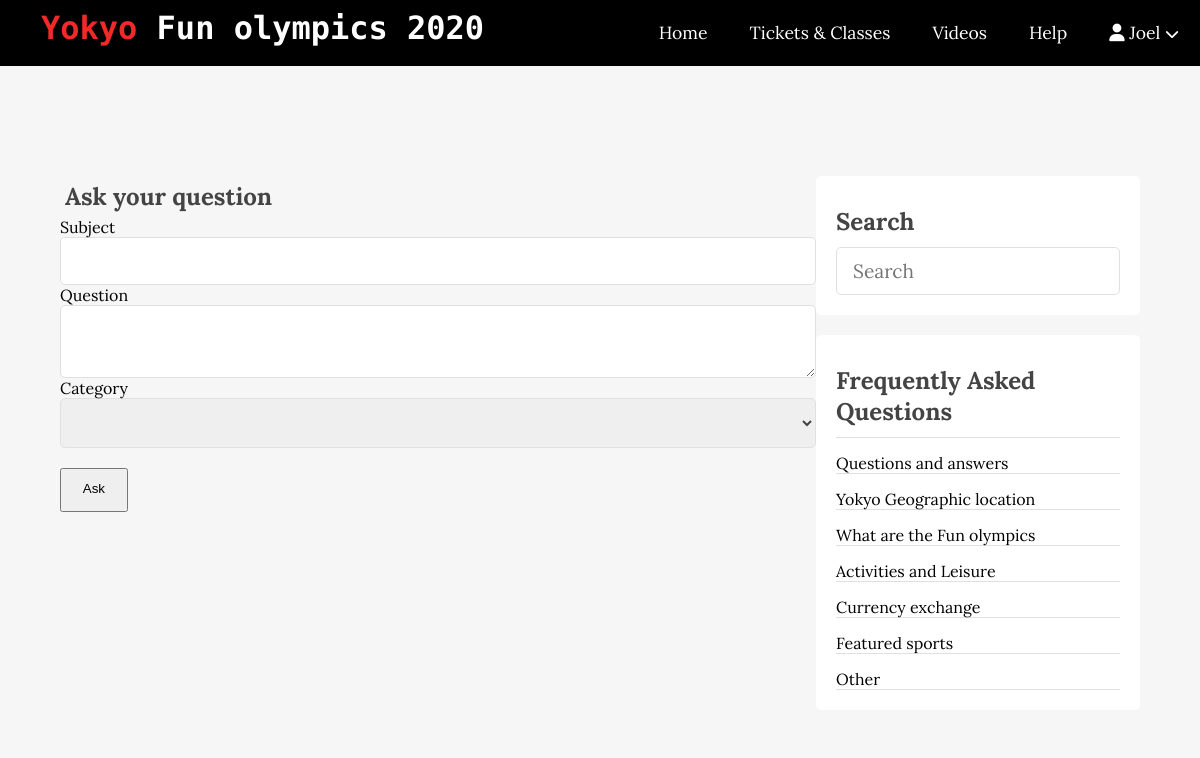
The app's page /asked.php (signed in) with its own data.
### tables this page shows
CREATE TABLE `frequently_asked` (
  `id` int(11) NOT NULL,
  `name` varchar(255) NOT NULL,
  `description` varchar(255) NOT NULL
);

### app/controllers/questions.php (called while the page is built, shortened)
<?php
include(ROOT_PATH . "/app/database/db.php");
$frequents = selectAll('frequently_asked');
$title ="";

### app/database/db.php (called while the page is built, shortened)
<?php
 require('connect.php');
function selectAll($table, $conditions = [])
{
 global $conn;
    $sql = "SELECT * FROM $table ";
    if (empty($conditions)){
    $stmt = $conn -> prepare($sql);
    $stmt->execute();
    $records = $stmt->get_result()->fetch_all(MYSQLI_ASSOC);
   return $records;
    }
}

### asked.php (the view, shortened to what this page needs)
<?php include(ROOT_PATH . "/app/controllers/questions.php");
?>
<!DOCTYPE html>
<html lang="en">
<head>
<link rel="stylesheet" href="assets/css/style.css">
</head>
<body>
<?php include(ROOT_PATH . "/app/includes/header.php"); ?>
    <div class="admin-wrapper">
    <div class="content clearfix">
<div class="main-content">
<div class="admin-content">
    <div class="button-group">
<br><br><br><br>
    </div>
    <div >
        <h2 class="page-title"><b> Ask your question</b></h2>
 <form action="asked.php" method="post">
      <div>
          <label> Subject </label>
          <input type="text" value= "<?php echo $title?>" name="title" class="text-input">
</div>
<div>
<label> Question </label>
<textarea name="body" class="text-input contact-input"><?php echo $body ?></textarea>
</div>
<label> Category </label>
<select name="frequent_id" class="text-input">
<option value=""></option>
<?php foreach ($frequents as $key => $frequent): ?>
<?php if (!empty($frequent_id) && $frequent_id == $frequent['id'] ): ?>
    <option selected value="<?php echo $frequent['id'] ?>"> <?php echo $frequent['name'] ?></option>
<?php else: ?>
    <option value="<?php echo $frequent['id'] ?>"><?php echo $frequent['name'] ?></option>
<?php endif; ?>
 <?php endforeach; ?>
</select>
<br>
<div>
<div>
    <button type="submit" name="add-question" class=" btn-big" >  Ask </button>
</div>
</form>
    </div>
    </div>
</div>
</div>
<div class="sidebar">
    <div class="section search">
        <h2 class="section-title">Search</h2>
        <form action="search.php" method="post">
            <input type="text" name="search-term" class="text-input" placeholder="Search ">
        </form>
    </div>
    <div class="section topics">
        <h2 class="section-title"> Frequently Asked Questions  </h2>
        <ul>
<?php foreach ($frequents as $key => $frequent): ?>
    <li><a href="<?php echo BASE_URL . '/search.php?t_id=' . $frequent['id'] . '&name=' . $frequent['name'] ?>"><?php echo $frequent['name']; ?></a></li>
<?php endforeach; ?>
        </ul>
    </div>
</div>
</div>
</html>

### assets/css/style.css (style rules this page uses)
* { box-sizing: border-box }
body { padding: 0px; margin: 0px; background:#f6f6f6; font-family: 'lora', serif; }
h1, h2, h3, h4, h5, h6 { font-family:'lora', serif; color: #444; margin: 5px; }
a { text-decoration: none; color: inherit; }
.clearfix::after { content:''; display: block; clear: both; }
.btn-big { padding: .7em 1.3rem; line-height: 1.3rem; }
.text-input { padding: .7rem 1rem; display: block; width: 100%; border-radius: 5px; border: 1px solid #e0e0e0; outline: none; color: #444; line-height: 1.5rem; font-size: 1.2em; font-family: 'lora', serif; }
.content { width: 90%; margin: 30px auto 30px; }
.content .main-content { width: 70%; float: left; }
.content .sidebar { width: 30%; float: left; }
.content .sidebar .section { background: white; padding: 20px; border-radius: 5px; margin-bottom: 20px; }
.content .sidebar .section .section-title { margin: 10px 0px 10px 0px; }
.content .sidebar .section.search { margin-top: 80px; }
.content .sidebar .section.topics ul { margin: 0px; padding: 0px; list-style: none; border-top: 1px solid #e0e0e0; }
.content .sidebar .section.topics ul li a { display: block; padding: 15px 0px 0px; border-bottom: 1px solid #e0e0e0; transition: all 0.3s; }

### records on screen
frequently_asked: name "Questions and answers"
frequently_asked: name "Yokyo Geographic location"
frequently_asked: name "What are the Fun olympics"
frequently_asked: name "Activities and Leisure"
frequently_asked: name "Currency exchange"
frequently_asked: name "Featured sports"
frequently_asked: name "Other"

### other values on screen
$_SESSION['username'] "Joel"
